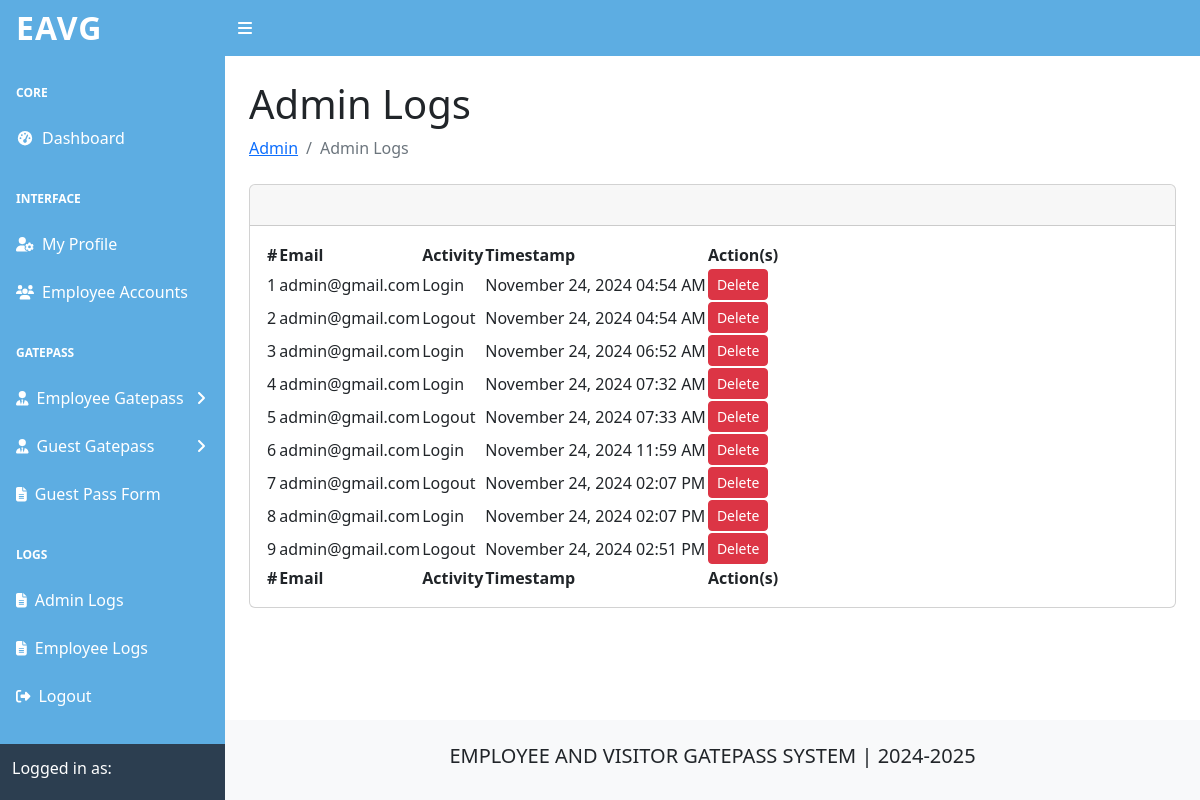
Screenshot of /admin/logs-admin.php with the database file from the repository.
### tables this page shows
CREATE TABLE `admin_logs` (
  `id` int(11) NOT NULL,
  `email` varchar(100) NOT NULL,
  `activity` varchar(20) NOT NULL,
  `user_type` varchar(20) NOT NULL,
  `timestamp` timestamp NOT NULL DEFAULT current_timestamp()
);

### admin/logs-admin.php (the view, shortened to what this page needs)
<?php
    include('../includes/admin-header.php');
    $admin_logs = $connForLogs->query("SELECT * FROM `admin_logs`")->fetchAll(PDO::FETCH_ASSOC);
?>
<main>
    <div class="container-fluid px-4">
        <h1 class="mt-4 text">Admin Logs</h1>
        <ol class="breadcrumb mb-4">
            <li class="breadcrumb-item"><a href="admin.php">Admin</a></li>
            <li class="breadcrumb-item active">Admin Logs</li>
        </ol>
        <div class="card mb-4 mt-4">
            <div class="card-header">
                <br>
            </div>
            <div class="card-body">
                <table id="datatablesSimple">
                    <thead>
                        <tr>
                            <th>#</th>
                            <th>Email</th>
                            <th>Activity</th>
                            <th>Timestamp</th>
                            <th>Action(s)</th>
                        </tr>
                    </thead>
                    <tfoot>
                        <tr>
                            <th>#</th>
                            <th>Email</th>
                            <th>Activity</th>
                            <th>Timestamp</th>
                            <th>Action(s)</th>
                        </tr>
                    </tfoot>
                    <tbody>
                        <?php
                            $count = 1;
                            foreach ($admin_logs as $logs):
                            ?>
                            <tr>
                                <td><?php echo $count++; ?></td>
                                <td><?php echo ($logs['email']); ?></td>
                                <td><?php echo ($logs['activity']); ?></td>
                                <td><?php echo date('F j, Y h:i A', strtotime($logs['timestamp'])); ?></td>
                                <td>
                                    <form method="POST" action="" class="delete-form">
                                        <button type="submit" class="btn btn-danger btn-sm delete-button">Delete</button>
                                    </form>
                                </td>
                            </tr>
                        <?php endforeach; ?>
                    </tbody>
                </table>
            </div>
        </div>
    </div>
</main>
<?php include('../includes/footer.php');?>
<?php include('../includes/scripts.php');?>

### rows the page displays
admin_logs: email "admin@gmail.com", activity "Login", timestamp "November 24, 2024 04:54 AM"
admin_logs: email "admin@gmail.com", activity "Logout", timestamp "November 24, 2024 04:54 AM"
admin_logs: email "admin@gmail.com", activity "Login", timestamp "November 24, 2024 06:52 AM"
admin_logs: email "admin@gmail.com", activity "Login", timestamp "November 24, 2024 07:32 AM"
admin_logs: email "admin@gmail.com", activity "Logout", timestamp "November 24, 2024 07:33 AM"
admin_logs: email "admin@gmail.com", activity "Login", timestamp "November 24, 2024 11:59 AM"
admin_logs: email "admin@gmail.com", activity "Logout", timestamp "November 24, 2024 02:07 PM"
admin_logs: email "admin@gmail.com", activity "Login", timestamp "November 24, 2024 02:07 PM"
admin_logs: email "admin@gmail.com", activity "Logout", timestamp "November 24, 2024 02:51 PM"
